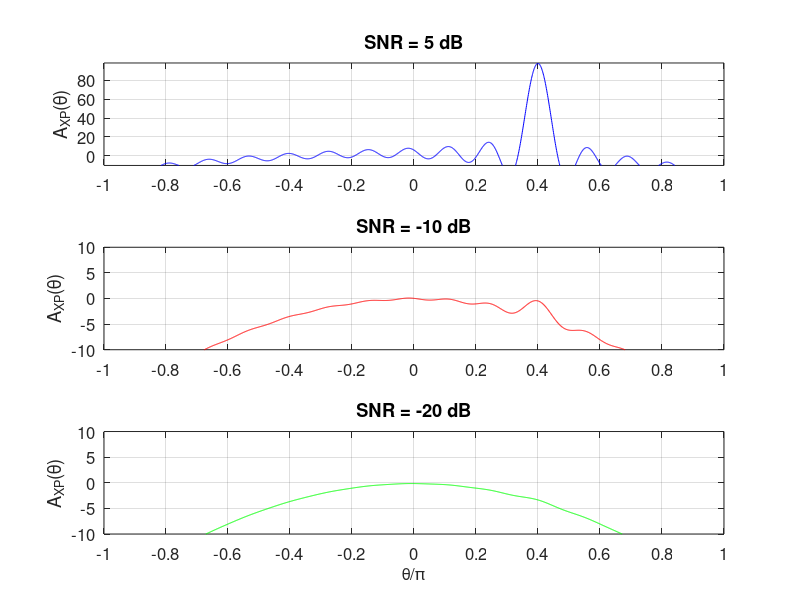

Write the MATLAB code that produced this figure.
%% Figure 3(a)
close all; clc; clear;
% figure(301)% normalized signal ambiguity surface, known phase, K=16, omega_da=0.4pi, theta_a=pi/6
% b = 1; % normalized
omega_da = 0.4 * pi;
omega_d = [-1:0.001:1]*pi;
theta_a = pi/6;
K = 16;
% omega_d = pi * (-1:0.001:1);
L = 2^15;                   % FFT grid size
% omega_d = 2*pi*[-(L/2):1:(L/2)-1]/L;
% d_omega = omega_d-omega_da;
% A_sn = (b/K) * cos(d_omega*(K-1)/2) .* sin(d_omega*K/2) ./ sin(d_omega/2);
% plot(omega_d/pi, A_sn);
% xlabel('\theta/\pi'); ylabel('A_{X}(\theta)');
% axis([-1, 1, -0.2, 1]);grid on;


presentation = 0;      % 0 for manuscript (B/W), 1 for pres (color)
if presentation
    lw = 1.5;
    FS = 14;
else
    lw = 0.5;
    FS = 12;
end

lc = ['b';'r';'g'];

kappa = 5;
% mu = -0.5*pi;
mu = 0*pi;

SNR_vec = 10.^([5 -10 -20]/10); % SNR
ns = length(SNR_vec);
LP = zeros(ns,length(omega_d));
figure(302);
for n=1:ns
    subplot(3,1,n)
    AS = 2*K*SNR_vec(n)*real(sum(exp(1i*[0:1:K-1].'*(omega_d-omega_da))))/K;
%     PS = kappa * (omega_d-mu) - log(2*pi*besseli(0,kappa));
    sigma2 = -2*log(besseli(1,kappa)/besseli(0,kappa));
    PS = -0.5*((omega_d-mu).^2./sigma2+log(2*pi*sigma2));
    LP(n,:) = AS+PS;
    a1 = ceil(max(LP(n,:)));
    a2 = floor(min(LP(n,:)));
    plot(omega_d/pi,LP(n,:),lc(n,:),'Linewidth',lw)
    grid
    axis([-1 1 -10 max(a1,10)])
    title(['SNR = ' num2str(10*log10(SNR_vec(n))) ' dB'],'Fontsize',FS)
    ylabel('A_{XP}(\theta)','Fontsize',FS)
    set(gca,'XTick',[-1:0.2:1])
    set(gca,'Fontsize',FS)
end
xlabel('\theta/\pi','Fontsize',FS)
